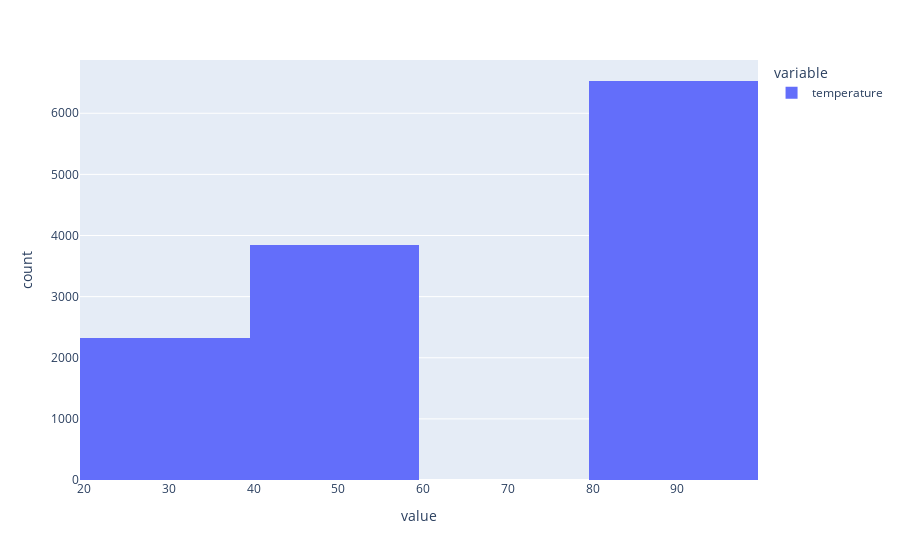

Notebook code cell kept with this figure:
### Markdown cell above
6. Use a histogram to visualize the temperature column.

### Code cell
px.histogram(data["temperature"])

### Figure 1 — Plotly figure (JSON) as saved in the notebook; plotly's stock layout.template omitted (floating-point values rounded to 4 significant figures; data arrays with more than 128 entries replaced by an {"elided": "..."} marker saying what was removed)
{"data": [{"alignmentgroup": "True", "bingroup": "x", "hovertemplate": "variable=temperature<br>value=%{x}<br>count=%{y}<extra></extra>", "legendgroup": "temperature", "marker": {"color": "#636efa", "pattern": {"shape": ""}}, "name": "temperature", "offsetgroup": "temperature", "orientation": "v", "showlegend": true, "type": "histogram", "x": {"elided": "12684 int values"}, "xaxis": "x", "yaxis": "y"}], "layout": {"barmode": "relative", "legend": {"title": {"text": "variable"}, "tracegroupgap": 0}, "margin": {"t": 60}, "xaxis": {"anchor": "y", "domain": [0, 1], "title": {"text": "value"}}, "yaxis": {"anchor": "x", "domain": [0, 1], "title": {"text": "count"}}}}
